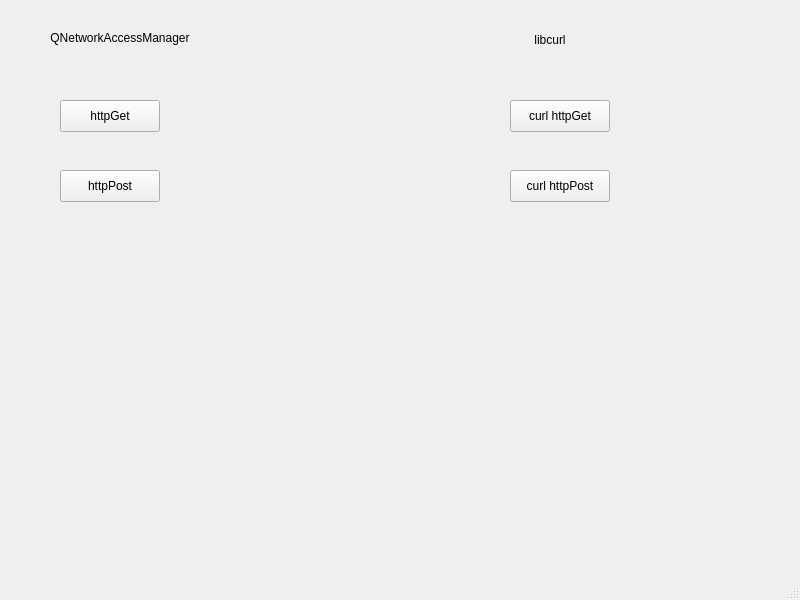
<?xml version="1.0" encoding="UTF-8"?>
<ui version="4.0">
 <class>MainWindow</class>
 <widget class="QMainWindow" name="MainWindow">
  <property name="geometry">
   <rect>
    <x>0</x>
    <y>0</y>
    <width>800</width>
    <height>600</height>
   </rect>
  </property>
  <property name="windowTitle">
   <string>MainWindow</string>
  </property>
  <widget class="QWidget" name="centralwidget">
   <widget class="QPushButton" name="httpGetButton">
    <property name="geometry">
     <rect>
      <x>60</x>
      <y>100</y>
      <width>100</width>
      <height>32</height>
     </rect>
    </property>
    <property name="text">
     <string>httpGet</string>
    </property>
   </widget>
   <widget class="QPushButton" name="httpPostButton">
    <property name="geometry">
     <rect>
      <x>60</x>
      <y>170</y>
      <width>100</width>
      <height>32</height>
     </rect>
    </property>
    <property name="text">
     <string>httpPost</string>
    </property>
   </widget>
   <widget class="QLabel" name="label">
    <property name="geometry">
     <rect>
      <x>460</x>
      <y>30</y>
      <width>180</width>
      <height>20</height>
     </rect>
    </property>
    <property name="text">
     <string>libcurl</string>
    </property>
    <property name="alignment">
     <set>Qt::AlignCenter</set>
    </property>
   </widget>
   <widget class="QLabel" name="label_2">
    <property name="geometry">
     <rect>
      <x>30</x>
      <y>30</y>
      <width>180</width>
      <height>16</height>
     </rect>
    </property>
    <property name="text">
     <string>QNetworkAccessManager</string>
    </property>
    <property name="alignment">
     <set>Qt::AlignCenter</set>
    </property>
   </widget>
   <widget class="QPushButton" name="pushButton">
    <property name="geometry">
     <rect>
      <x>510</x>
      <y>100</y>
      <width>100</width>
      <height>32</height>
     </rect>
    </property>
    <property name="text">
     <string>curl httpGet</string>
    </property>
   </widget>
   <widget class="QPushButton" name="pushButton_2">
    <property name="geometry">
     <rect>
      <x>510</x>
      <y>170</y>
      <width>100</width>
      <height>32</height>
     </rect>
    </property>
    <property name="text">
     <string>curl httpPost</string>
    </property>
   </widget>
  </widget>
  <widget class="QMenuBar" name="menubar">
   <property name="geometry">
    <rect>
     <x>0</x>
     <y>0</y>
     <width>800</width>
     <height>22</height>
    </rect>
   </property>
  </widget>
  <widget class="QStatusBar" name="statusbar"/>
 </widget>
 <resources/>
 <connections>
  <connection>
   <sender>httpGetButton</sender>
   <signal>clicked()</signal>
   <receiver>MainWindow</receiver>
   <slot>handleGetRequestEvent()</slot>
   <hints>
    <hint type="sourcelabel">
     <x>186</x>
     <y>138</y>
    </hint>
    <hint type="destinationlabel">
     <x>281</x>
     <y>199</y>
    </hint>
   </hints>
  </connection>
  <connection>
   <sender>httpPostButton</sender>
   <signal>clicked()</signal>
   <receiver>MainWindow</receiver>
   <slot>handlePostRequestEvent()</slot>
   <hints>
    <hint type="sourcelabel">
     <x>519</x>
     <y>137</y>
    </hint>
    <hint type="destinationlabel">
     <x>554</x>
     <y>196</y>
    </hint>
   </hints>
  </connection>
 </connections>
 <slots>
  <slot>handleGetRequestEvent()</slot>
  <slot>handlePostRequestEvent()</slot>
 </slots>
</ui>
